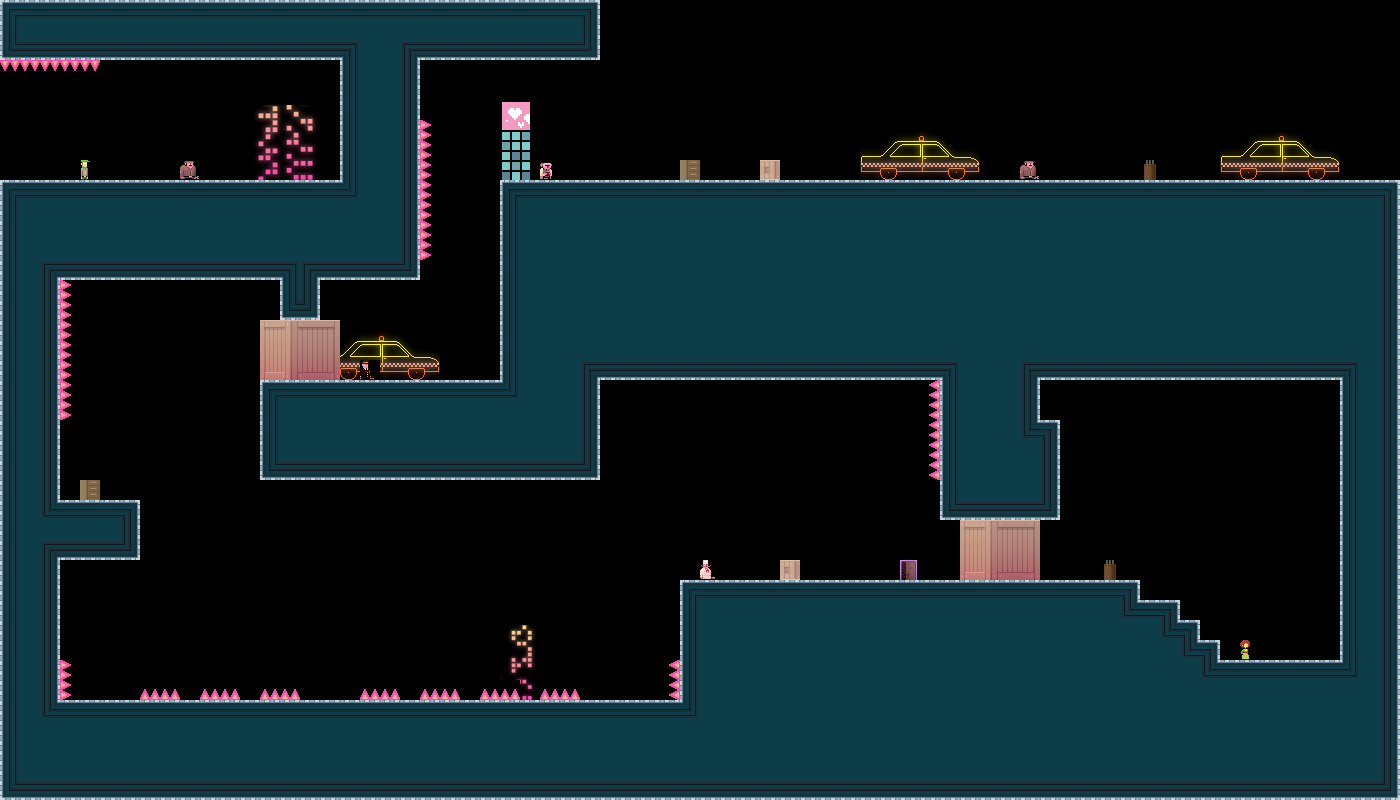

A level layout from a 2D game, rendered from its tile map. Below: a short description, then the map file with tile-grid data replaced by summaries:
An orthogonal 70x40 tile map with 20x20 px tiles, 1 tile layer (bg) and 1 object.

<map version="1.0" orientation="orthogonal" width="70" height="40" tilewidth="20" tileheight="20">
 <tileset firstgid="1" name="tiles_newyork" tilewidth="20" tileheight="20">
  <image source="../../../../../XNAModeContent/Lemonade/tiles_newyork.png" width="400" height="400" />
  <terraintypes>
   <terrain name="solid" tile="-1" />
  </terraintypes>
  <tile id="8" terrain=",,,0" />
  <tile id="9" terrain=",,0,0" />
  <tile id="10" terrain=",,0,0" />
  <tile id="11" terrain=",,0,0" />
  <tile id="12" terrain=",,0,0" />
  <tile id="13" terrain=",,0,0" />
  <tile id="14" terrain=",,0," />
  <tile id="15" terrain="0,0,0," />
  <tile id="16" terrain="0,0,,0" />
  <tile id="28" terrain=",0,,0" />
  <tile id="34" terrain="0,,0," />
  <tile id="35" terrain="0,,0,0" />
  <tile id="36" terrain=",0,0,0" />
  <tile id="48" terrain=",0,,0" />
  <tile id="54" terrain="0,,0," />
  <tile id="68" terrain=",0,,0" />
  <tile id="74" terrain="0,,0," />
  <tile id="88" terrain=",0,,0" />
  <tile id="94" terrain="0,,0," />
  <tile id="108" terrain=",0,,0" />
  <tile id="114" terrain="0,,0," />
  <tile id="128" terrain=",0,," />
  <tile id="129" terrain="0,0,," />
  <tile id="130" terrain="0,0,," />
  <tile id="131" terrain="0,0,," />
  <tile id="132" terrain="0,0,," />
  <tile id="133" terrain="0,0,," />
  <tile id="134" terrain="0,,," />
  <tile id="194" terrain="0,0,0,0" />
  <tile id="356">
   <properties>
    <property name="LargeCrate" value="" />
   </properties>
  </tile>
  <tile id="380">
   <properties>
    <property name="Andre" value="" />
   </properties>
  </tile>
  <tile id="381">
   <properties>
    <property name="Liselot" value="" />
   </properties>
  </tile>
  <tile id="382">
   <properties>
    <property name="Amsterdaam" value="" />
   </properties>
  </tile>
  <tile id="383">
   <properties>
    <property name="Worker" value="" />
   </properties>
  </tile>
  <tile id="384">
   <properties>
    <property name="Inspector" value="" />
   </properties>
  </tile>
  <tile id="385">
   <properties>
    <property name="Chef" value="" />
   </properties>
  </tile>
  <tile id="386">
   <properties>
    <property name="Exit" value="" />
   </properties>
  </tile>
  <tile id="387">
   <properties>
    <property name="Trampoline" value="" />
   </properties>
  </tile>
  <tile id="388">
   <properties>
    <property name="SmallCrate" value="" />
   </properties>
  </tile>
  <tile id="389">
   <properties>
    <property name="SugarBag" value="" />
   </properties>
  </tile>
 </tileset>
 <layer name="bg" width="70" height="40">
  <data>[2800 cells, 1628 non-empty, 133 distinct tile ids]</data>
 </layer>
 <objectgroup name="boxes" width="70" height="40">
  <object x="140" y="580">
   <polyline points="0,0 460,0" />
  </object>
 </objectgroup>
</map>
